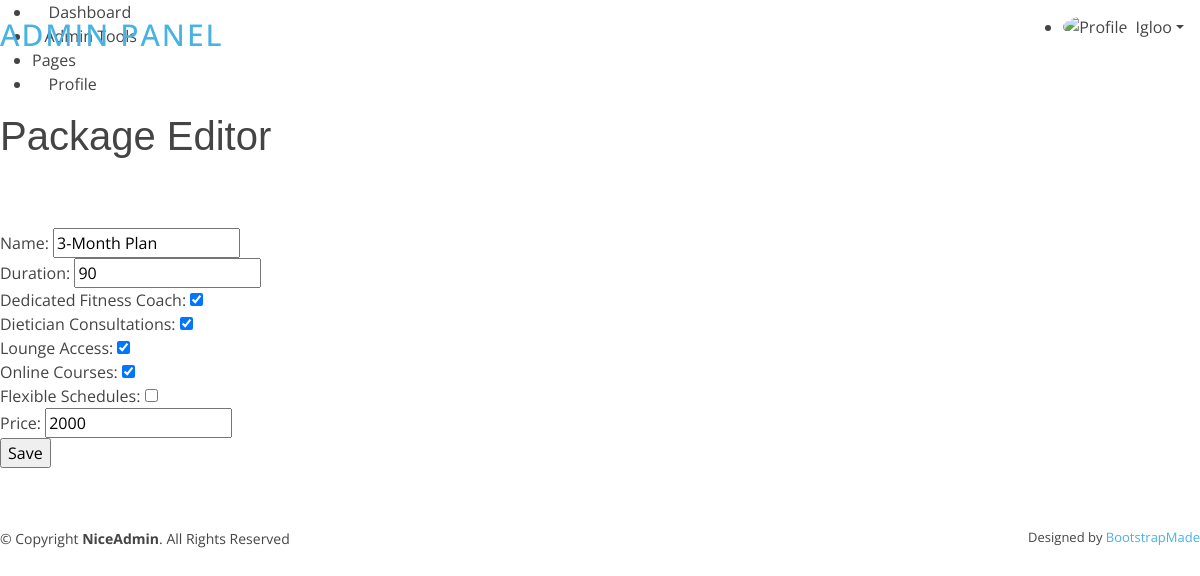
/admin/package/modify?id=2 (signed in), run on the app's committed database.
### app.py (models this page shows, shortened)
class Admin(db.Model,UserMixin):
    id   = db.Column(db.String(10), primary_key=True)
    name = db.Column(db.String(100))
    phone_number = db.Column(db.String(15))
    email = db.Column(db.String(100), nullable=False)
    password = db.Column(db.String(128), nullable=False)

class Package(db.Model):
    pkg_id = db.Column(db.Integer, primary_key=True, autoincrement=True)
    name = db.Column(db.String(20))
    duration = db.Column(db.Integer)
    feature_coach = db.Column(db.Boolean)
    feature_dietician = db.Column(db.Boolean)
    feature_lounge = db.Column(db.Boolean)
    feature_courses = db.Column(db.Boolean)
    feature_schedules = db.Column(db.Boolean)
    price = db.Column(db.Integer)

### app.py (the view, shortened to what this page needs)
@app.route("/admin/package/modify",methods=["GET","POST"])
def modify_package():
    admin = current_user
    if not isinstance(admin,Admin):
        return redirect(url_for('admin_login'))
    id = request.args.get('id')
    package = Package.query.get(id)
    return render_template("/admin/package_modify.html",admin=admin, package=package)

### app.py (called while the page is built)
@login_manager.user_loader
def load_user(user_id):
    admin = Admin.query.get(user_id)
    if admin is None:
        member = Members.query.get(user_id)
        if member is None:
            trainer = Trainers.query.get(user_id)
            return trainer  # Return the trainer user if found
        return member  # Return the regular member user if found
    return admin  # Return the admin user if found

### templates/admin/package_modify.html
{% extends "/admin/header.html" %}
{% block content %}
<div class="pagetitle">
  <h1>Package Editor</h1>
</div>
<section class="section dashboard">
  <div class="row">
    <div class="col">
      <form method="POST" action="#">
        <div>
            <label for="name">Name:</label>
            <input type="text" id="name" name="name" value="{{ package.name }}">
        </div>
        <div>
            <label for="duration">Duration:</label>
            <input type="number" id="duration" name="duration" value="{{ package.duration }}">
        </div>
        <div>
            <label for="feature_coach">Dedicated Fitness Coach:</label>
            <input type="checkbox" name="feature_coach" {% if package.feature_coach %}checked{% endif %}>
        </div>
        <div>
            <label for="feature_dietician">Dietician Consultations:</label>
            <input type="checkbox" name="feature_dietician" {% if package.feature_dietician %}checked{% endif %}>
        </div>
        <div>
            <label for="feature_lounge">Lounge Access:</label>
            <input type="checkbox" name="feature_lounge" {% if package.feature_lounge %}checked{% endif %}>
        </div>
        <div>
            <label for="feature_courses">Online Courses:</label>
            <input type="checkbox" name="feature_courses" {% if package.feature_courses %}checked{% endif %}>
        </div>
        <div>
            <label for="feature_schedules">Flexible Schedules:</label>
            <input type="checkbox" name="feature_schedules" {% if package.feature_schedules %}checked{% endif %}>
        </div>
        <div>
            <label for="price">Price:</label>
            <input type="number" id="price" name="price" value="{{ package.price }}">
        </div>
        <div>
            <input type="submit" value="Save">
        </div>
    </form>
    </div>
  </div>
</section>
{% endblock %}

### templates/admin/header.html (shortened to what this page needs)
<!DOCTYPE html>
<html lang="en">
<head>
    <link href="/static/admin/assets/vendor/bootstrap/css/bootstrap.min.css" rel="stylesheet">
    <link href="/static/admin/assets/vendor/bootstrap-icons/bootstrap-icons.css" rel="stylesheet">
    <link href="/static/admin/assets/vendor/boxicons/css/boxicons.min.css" rel="stylesheet">
    <link href="/static/admin/assets/css/style.css" rel="stylesheet">
</head>
<body>
    <header id="header" class="header fixed-top d-flex align-items-center">
        <div class="d-flex align-items-center justify-content-between">
            <a href="{{url_for(('admin_panel'))}}" class="logo d-flex align-items-center">
                <span class="d-none d-lg-block">Admin Panel</span>
            </a>
            <i class="bi bi-list toggle-sidebar-btn"></i>
        </div>
        <nav class="header-nav ms-auto">
            <ul class="d-flex align-items-center">
                <li class="nav-item dropdown pe-3">
                    <a class="nav-link nav-profile d-flex align-items-center pe-0" href="#" data-bs-toggle="dropdown">
                        <img src="/static/admin/assets/img/messages-3.jpg" alt="Profile" class="rounded-circle">
                        <span class="d-none d-md-block dropdown-toggle ps-2">{{admin.name}}</span>
                    </a>
                </li>
            </ul>
        </nav>
    </header>
    <aside id="sidebar" class="sidebar">
        <ul class="sidebar-nav" id="sidebar-nav">
            <li class="nav-item">
                <a class="nav-link " href="{{url_for('admin_panel')}}">
                    <i class="bi bi-grid"></i>
                    <span>Dashboard</span>
                </a>
            </li>
            <li class="nav-item">
                <a class="nav-link collapsed" data-bs-target="#components-nav" data-bs-toggle="collapse" href="#">
                    <i class="bi bi-menu-button-wide"></i><span>Admin Tools</span><i
                        class="bi bi-chevron-down ms-auto"></i>
                </a>
            </li>
            <li class="nav-heading">Pages</li>
            <li class="nav-item">
                <a class="nav-link collapsed" href="#">
                    <i class="bi bi-person"></i>
                    <span>Profile</span>
                </a>
            </li>
        </ul>
    </aside>
    <main id="main" class="main">
        {% block content %}{% endblock %}
    </main>
    <footer id="footer" class="footer">
        <div class="copyright">
            &copy; Copyright <strong><span>NiceAdmin</span></strong>. All Rights Reserved
        </div>
        <div class="credits">
            Designed by <a href="https://bootstrapmade.com/">BootstrapMade</a>
        </div>
    </footer>
</body>
</html>

### static/css/style.css (style rules this page uses)
body { font-family: "Open Sans", sans-serif; color: #444444; }
a { color: #47b2e4; text-decoration: none; }
h1, h2, h3, h4, h5, h6 { font-family: "Jost", sans-serif; }
#header { transition: all 0.5s; z-index: 997; padding: 15px 0; }
#header .logo { font-size: 30px; margin: 0; padding: 0; line-height: 1; font-weight: 500; letter-spacing: 2px; text-transform: uppercase; }
section { padding: 60px 0; overflow: hidden; }
#footer { font-size: 14px; background: #37517e; }
#footer .copyright { float: left; }
#footer .credits { float: right; font-size: 13px; }
#footer .credits a { transition: 0.3s; }

### data on the page
Admin: name "Igloo"
Package: name "3-Month Plan", duration "90", feature_coach "☑", feature_dietician "☑", feature_lounge "☑", feature_courses "☑", price "2000"
